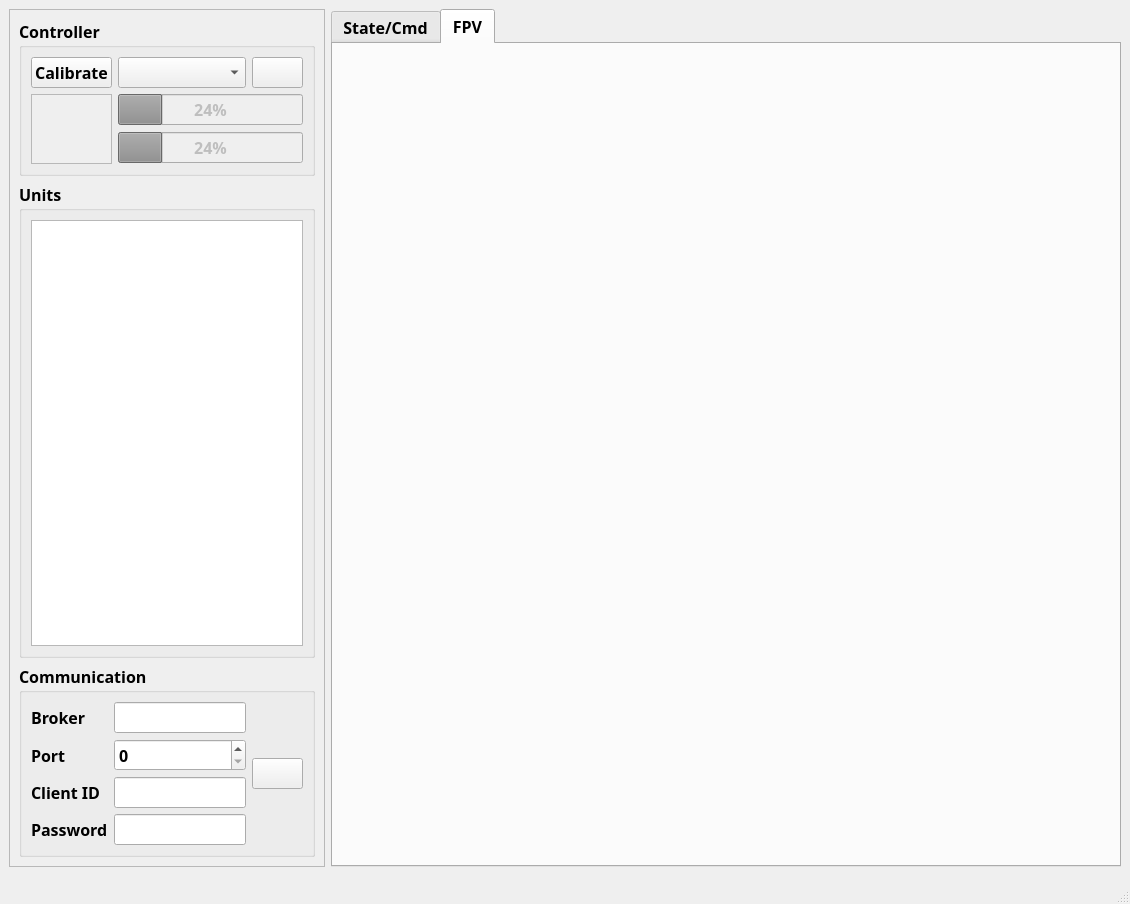
<?xml version="1.0" encoding="UTF-8"?>
<ui version="4.0">
 <class>MainWindow</class>
 <widget class="QMainWindow" name="MainWindow">
  <property name="geometry">
   <rect>
    <x>0</x>
    <y>0</y>
    <width>1130</width>
    <height>904</height>
   </rect>
  </property>
  <property name="sizePolicy">
   <sizepolicy hsizetype="Preferred" vsizetype="Preferred">
    <horstretch>0</horstretch>
    <verstretch>0</verstretch>
   </sizepolicy>
  </property>
  <property name="font">
   <font>
    <family>Nunito SemiBold</family>
    <pointsize>12</pointsize>
    <weight>75</weight>
    <italic>false</italic>
    <bold>true</bold>
   </font>
  </property>
  <property name="windowTitle">
   <string>RC Mission Commander</string>
  </property>
  <property name="windowIcon">
   <iconset resource="assets/resources.qrc">
    <normaloff>:/window/icons/app-icon.png</normaloff>:/window/icons/app-icon.png</iconset>
  </property>
  <widget class="QWidget" name="centralwidget">
   <layout class="QHBoxLayout" name="horizontalLayout" stretch="2,5">
    <item>
     <widget class="QFrame" name="unitMngmtFrame">
      <property name="frameShape">
       <enum>QFrame::StyledPanel</enum>
      </property>
      <property name="frameShadow">
       <enum>QFrame::Raised</enum>
      </property>
      <layout class="QVBoxLayout" name="verticalLayout">
       <item>
        <widget class="QGroupBox" name="ctrlrGroupBex">
         <property name="title">
          <string>Controller</string>
         </property>
         <layout class="QGridLayout" name="gridLayout" rowstretch="0,0,0" columnstretch="1,3,0">
          <item row="1" column="0" rowspan="2">
           <widget class="QGraphicsView" name="ctrlrWheelGraphView">
            <property name="enabled">
             <bool>false</bool>
            </property>
           </widget>
          </item>
          <item row="0" column="1">
           <widget class="QComboBox" name="ctrlrSelect"/>
          </item>
          <item row="0" column="0">
           <widget class="QPushButton" name="ctrlrCalBtn">
            <property name="text">
             <string>Calibrate</string>
            </property>
           </widget>
          </item>
          <item row="0" column="2">
           <widget class="QPushButton" name="ctrlRefreshBtn">
            <property name="text">
             <string/>
            </property>
            <property name="icon">
             <iconset resource="assets/resources.qrc">
              <normaloff>:/controller/icons/reload.svg</normaloff>:/controller/icons/reload.svg</iconset>
            </property>
            <property name="iconSize">
             <size>
              <width>20</width>
              <height>20</height>
             </size>
            </property>
           </widget>
          </item>
          <item row="1" column="1" colspan="2">
           <widget class="QProgressBar" name="thrlBar">
            <property name="enabled">
             <bool>false</bool>
            </property>
            <property name="value">
             <number>24</number>
            </property>
           </widget>
          </item>
          <item row="2" column="1" colspan="2">
           <widget class="QProgressBar" name="brkBar">
            <property name="enabled">
             <bool>false</bool>
            </property>
            <property name="value">
             <number>24</number>
            </property>
           </widget>
          </item>
         </layout>
        </widget>
       </item>
       <item>
        <widget class="QGroupBox" name="unitsGroupBox">
         <property name="title">
          <string>Units</string>
         </property>
         <layout class="QVBoxLayout" name="verticalLayout_2">
          <item>
           <widget class="QListView" name="unitsListView"/>
          </item>
         </layout>
        </widget>
       </item>
       <item>
        <widget class="QGroupBox" name="commGroupBox">
         <property name="title">
          <string>Communication</string>
         </property>
         <layout class="QGridLayout" name="gridLayout_2" columnstretch="1,0,0">
          <item row="2" column="1">
           <widget class="QLineEdit" name="lineEdit_2"/>
          </item>
          <item row="1" column="0">
           <widget class="QLabel" name="brokerPortLabel">
            <property name="text">
             <string>Port</string>
            </property>
           </widget>
          </item>
          <item row="0" column="0">
           <widget class="QLabel" name="brokerHostnameLabel">
            <property name="text">
             <string>Broker</string>
            </property>
           </widget>
          </item>
          <item row="0" column="1">
           <widget class="QLineEdit" name="lineEdit"/>
          </item>
          <item row="1" column="1">
           <widget class="QSpinBox" name="spinBox"/>
          </item>
          <item row="3" column="1">
           <widget class="QLineEdit" name="lineEdit_3"/>
          </item>
          <item row="0" column="2" rowspan="4">
           <widget class="QPushButton" name="connectionBtn">
            <property name="text">
             <string/>
            </property>
            <property name="icon">
             <iconset resource="assets/resources.qrc">
              <normaloff>:/communication/icons/disconnected.svg</normaloff>:/communication/icons/disconnected.svg</iconset>
            </property>
            <property name="iconSize">
             <size>
              <width>32</width>
              <height>32</height>
             </size>
            </property>
           </widget>
          </item>
          <item row="2" column="0">
           <widget class="QLabel" name="mqttIdLabel">
            <property name="text">
             <string>Client ID</string>
            </property>
           </widget>
          </item>
          <item row="3" column="0">
           <widget class="QLabel" name="mqttPasswordLabel">
            <property name="text">
             <string>Password</string>
            </property>
           </widget>
          </item>
         </layout>
        </widget>
       </item>
      </layout>
     </widget>
    </item>
    <item>
     <widget class="QTabWidget" name="cmdTabs">
      <property name="currentIndex">
       <number>1</number>
      </property>
      <widget class="QWidget" name="stateCmdTab">
       <attribute name="title">
        <string>State/Cmd</string>
       </attribute>
      </widget>
      <widget class="QWidget" name="fpvTab">
       <attribute name="title">
        <string>FPV</string>
       </attribute>
      </widget>
     </widget>
    </item>
   </layout>
  </widget>
  <widget class="QMenuBar" name="menubar">
   <property name="enabled">
    <bool>true</bool>
   </property>
   <property name="geometry">
    <rect>
     <x>0</x>
     <y>0</y>
     <width>1130</width>
     <height>30</height>
    </rect>
   </property>
  </widget>
  <widget class="QStatusBar" name="statusbar">
   <property name="enabled">
    <bool>true</bool>
   </property>
  </widget>
 </widget>
 <resources>
  <include location="assets/resources.qrc"/>
 </resources>
 <connections/>
</ui>
